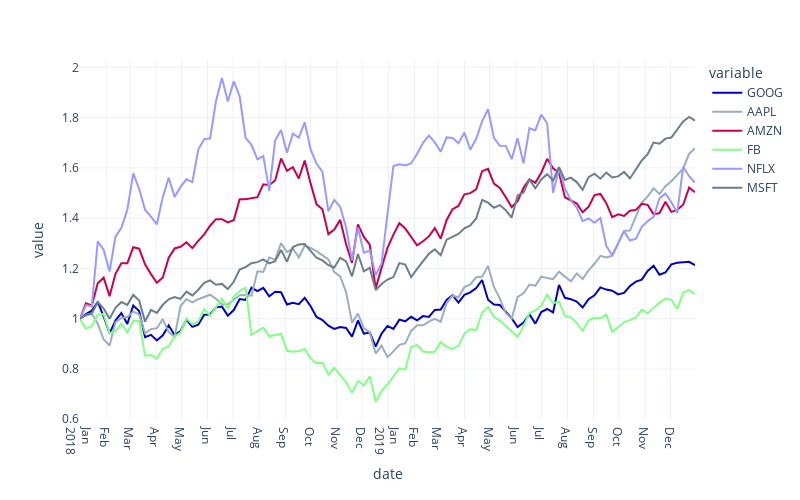

The code cell stored with this chart in its notebook:
### Markdown cell above
## Timeseries

### Code cell
# Source: https://plotly.com/python/time-series/

df = px.data.stocks()
fig = px.line(
    df,
    x="date",
    y=df.columns,
    hover_data={"date": "|%B %d, %Y"},
)
fig.update_xaxes(dtick="M1", tickformat="%b\n%Y")

fig.update_layout(
    width=800,
    height=500,
)

fig.show()
